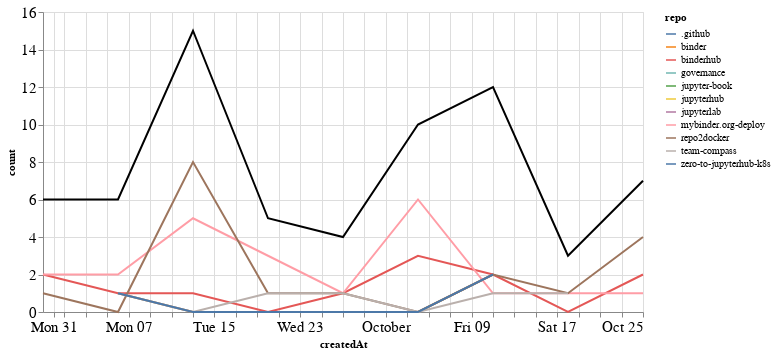

Notebook code for this chart:
### Markdown cell above
## Comments

### Code cell
comments_time = comments.groupby('repo').resample('W', on='createdAt').count()['author'].reset_index()
comments_time = comments_time.rename(columns={'author': 'count'})
comments_time_total = comments_time.groupby('createdAt').agg({"count": "sum"}).reset_index()
ch1 = alt.Chart(comments_time, width=600).mark_line().encode(
    x='createdAt',
    y='count',
    color='repo',
    tooltip="repo"
)

ch2 = alt.Chart(comments_time_total, width=600).mark_line(color="black").encode(
    x='createdAt',
    y='count',
)

ch1 + ch2

### Figure 1 — Vega-Lite specification as saved in the notebook (floating-point values rounded to 4 significant figures)
{"config": {"axisLeft": {"labelFontSize": 15}, "axisBottom": {"labelFontSize": 15}}, "layer": [{"data": {"name": "data-70014e6b7f6387defb8147d7e7a5eba2"}, "mark": "line", "encoding": {"color": {"type": "nominal", "field": "repo"}, "tooltip": {"type": "nominal", "field": "repo"}, "x": {"type": "temporal", "field": "createdAt"}, "y": {"type": "quantitative", "field": "count"}}, "width": 600}, {"data": {"name": "data-7aa25ddc5e3dff66b315ab0f7de94dad"}, "mark": {"type": "line", "color": "black"}, "encoding": {"x": {"type": "temporal", "field": "createdAt"}, "y": {"type": "quantitative", "field": "count"}}, "width": 600}], "$schema": "https://vega.github.io/schema/vega-lite/v4.8.1.json", "datasets": {"data-70014e6b7f6387defb8147d7e7a5eba2": [{"repo": ".github", "createdAt": "2020-10-04T00:00:00", "count": 1}, {"repo": "binder", "createdAt": "2020-09-06T00:00:00", "count": 1}, {"repo": "binder", "createdAt": "2020-09-13T00:00:00", "count": 0}, {"repo": "binder", "createdAt": "2020-09-20T00:00:00", "count": 0}, {"repo": "binder", "createdAt": "2020-09-27T00:00:00", "count": 0}, {"repo": "binder", "createdAt": "2020-10-04T00:00:00", "count": 0}, {"repo": "binder", "createdAt": "2020-10-11T00:00:00", "count": 2}, {"repo": "binderhub", "createdAt": "2020-08-30T00:00:00", "count": 2}, {"repo": "binderhub", "createdAt": "2020-09-06T00:00:00", "count": 1}, {"repo": "binderhub", "createdAt": "2020-09-13T00:00:00", "count": 1}, {"repo": "binderhub", "createdAt": "2020-09-20T00:00:00", "count": 0}, {"repo": "binderhub", "createdAt": "2020-09-27T00:00:00", "count": 1}, {"repo": "binderhub", "createdAt": "2020-10-04T00:00:00", "count": 3}, {"repo": "binderhub", "createdAt": "2020-10-11T00:00:00", "count": 2}, {"repo": "binderhub", "createdAt": "2020-10-18T00:00:00", "count": 0}, {"repo": "binderhub", "createdAt": "2020-10-25T00:00:00", "count": 2}, {"repo": "governance", "createdAt": "2020-10-11T00:00:00", "count": 1}, {"repo": "jupyter-book", "createdAt": "2020-08-30T00:00:00", "count": 1}, {"repo": "jupyterhub", "createdAt": "2020-09-13T00:00:00", "count": 1}, {"repo": "jupyterlab", "createdAt": "2020-10-11T00:00:00", "count": 1}, {"repo": "mybinder.org-deploy", "createdAt": "2020-08-30T00:00:00", "count": 2}, {"repo": "mybinder.org-deploy", "createdAt": "2020-09-06T00:00:00", "count": 2}, {"repo": "mybinder.org-deploy", "createdAt": "2020-09-13T00:00:00", "count": 5}, {"repo": "mybinder.org-deploy", "createdAt": "2020-09-20T00:00:00", "count": 3}, {"repo": "mybinder.org-deploy", "createdAt": "2020-09-27T00:00:00", "count": 1}, {"repo": "mybinder.org-deploy", "createdAt": "2020-10-04T00:00:00", "count": 6}, {"repo": "mybinder.org-deploy", "createdAt": "2020-10-11T00:00:00", "count": 1}, {"repo": "mybinder.org-deploy", "createdAt": "2020-10-18T00:00:00", "count": 1}, {"repo": "mybinder.org-deploy", "createdAt": "2020-10-25T00:00:00", "count": 1}, {"repo": "repo2docker", "createdAt": "2020-08-30T00:00:00", "count": 1}, {"repo": "repo2docker", "createdAt": "2020-09-06T00:00:00", "count": 0}, {"repo": "repo2docker", "createdAt": "2020-09-13T00:00:00", "count": 8}, {"repo": "repo2docker", "createdAt": "2020-09-20T00:00:00", "count": 1}, {"repo": "repo2docker", "createdAt": "2020-09-27T00:00:00", "count": 1}, {"repo": "repo2docker", "createdAt": "2020-10-04T00:00:00", "count": 0}, {"repo": "repo2docker", "createdAt": "2020-10-11T00:00:00", "count": 2}, {"repo": "repo2docker", "createdAt": "2020-10-18T00:00:00", "count": 1}, {"repo": "repo2docker", "createdAt": "2020-10-25T00:00:00", "count": 4}, {"repo": "team-compass", "createdAt": "2020-09-06T00:00:00", "count": 1}, {"repo": "team-compass", "createdAt": "2020-09-13T00:00:00", "count": 0}, {"repo": "team-compass", "createdAt": "2020-09-20T00:00:00", "count": 1}, {"repo": "team-compass", "createdAt": "2020-09-27T00:00:00", "count": 1}, {"repo": "team-compass", "createdAt": "2020-10-04T00:00:00", "count": 0}, {"repo": "team-compass", "createdAt": "2020-10-11T00:00:00", "count": 1}, {"repo": "team-compass", "createdAt": "2020-10-18T00:00:00", "count": 1}, {"repo": "zero-to-jupyterhub-k8s", "createdAt": "2020-09-06T00:00:00", "count": 1}, {"repo": "zero-to-jupyterhub-k8s", "createdAt": "2020-09-13T00:00:00", "count": 0}, {"repo": "zero-to-jupyterhub-k8s", "createdAt": "2020-09-20T00:00:00", "count": 0}, {"repo": "zero-to-jupyterhub-k8s", "createdAt": "2020-09-27T00:00:00", "count": 0}, {"repo": "zero-to-jupyterhub-k8s", "createdAt": "2020-10-04T00:00:00", "count": 0}, {"repo": "zero-to-jupyterhub-k8s", "createdAt": "2020-10-11T00:00:00", "count": 2}], "data-7aa25ddc5e3dff66b315ab0f7de94dad": [{"createdAt": "2020-08-30T00:00:00", "count": 6}, {"createdAt": "2020-09-06T00:00:00", "count": 6}, {"createdAt": "2020-09-13T00:00:00", "count": 15}, {"createdAt": "2020-09-20T00:00:00", "count": 5}, {"createdAt": "2020-09-27T00:00:00", "count": 4}, {"createdAt": "2020-10-04T00:00:00", "count": 10}, {"createdAt": "2020-10-11T00:00:00", "count": 12}, {"createdAt": "2020-10-18T00:00:00", "count": 3}, {"createdAt": "2020-10-25T00:00:00", "count": 7}]}}
